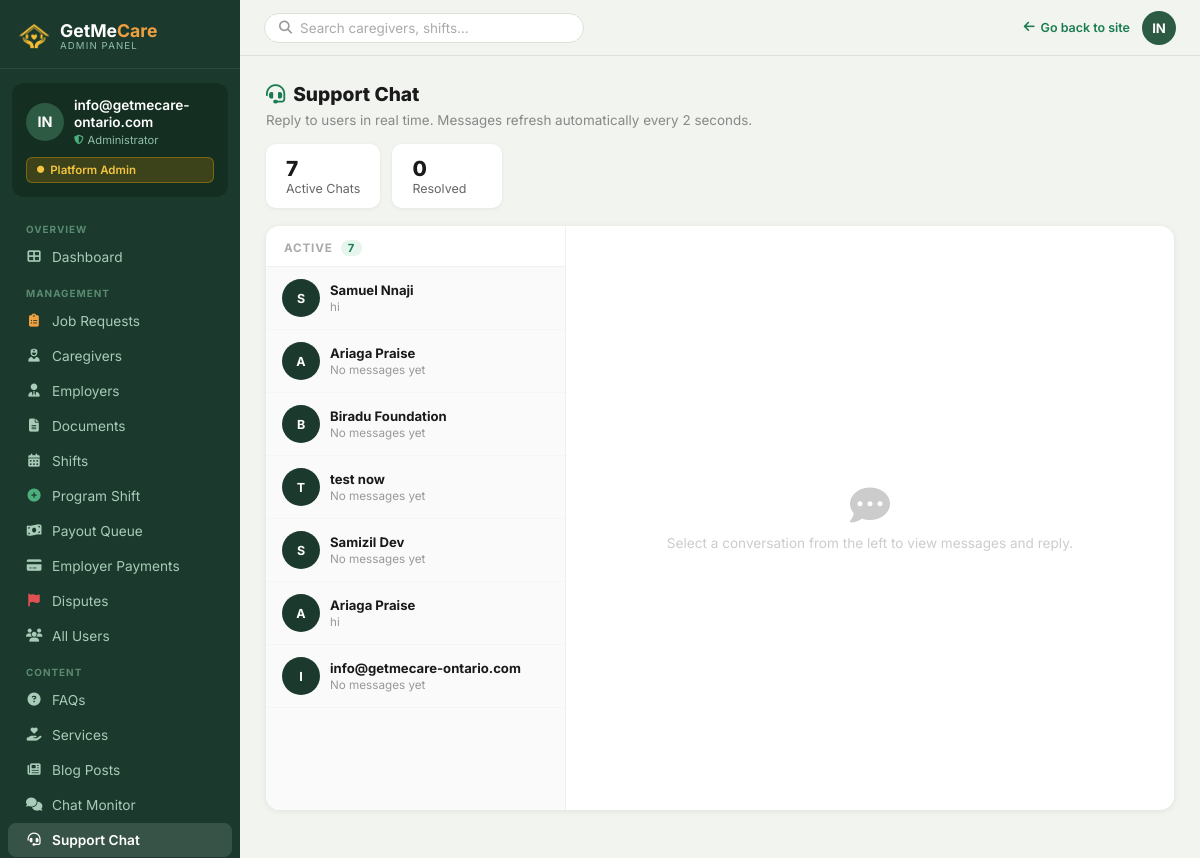
Page /chatbot/admin/support/ (signed in) on the committed database.
### Account/models.py (models this page shows, shortened)
class CustomUser(AbstractUser):
    EMPLOYER = 'employer'
    CAREGIVER = 'caregiver'
    ROLE_CHOICES = [
        (EMPLOYER, 'Employer / Family'),
        (CAREGIVER, 'Caregiver / PSW'),
    ]
    role = models.CharField(
        max_length=20,
        choices=ROLE_CHOICES,
        default=EMPLOYER,
    )
    phone = models.CharField(max_length=20, blank=True)
    @property
    def is_admin(self):
        return self.is_superuser or self.is_staff
    @property
    def is_employer(self):
        return self.role == self.EMPLOYER and not self.is_admin
    @property
    def is_caregiver(self):
        return self.role == self.CAREGIVER and not self.is_admin

### Chatbot/models.py (models this page shows, shortened)
class SupportChat(models.Model):
    user = models.ForeignKey(User, on_delete=models.CASCADE, related_name='support_chats')
    is_resolved = models.BooleanField(default=False)
    created_at = models.DateTimeField(auto_now_add=True)
    updated_at = models.DateTimeField(auto_now=True)
    class Meta:
        ordering = ['-updated_at']

class SupportMessage(models.Model):
    chat = models.ForeignKey(SupportChat, on_delete=models.CASCADE, related_name='messages')
    sender = models.ForeignKey(User, on_delete=models.CASCADE, related_name='support_messages')
    body = models.TextField()
    is_read = models.BooleanField(default=False)
    created_at = models.DateTimeField(auto_now_add=True)
    class Meta:
        ordering = ['created_at']

### Chatbot/views.py (the view)
# urls.py: path('admin/support/', views.admin_support, name='admin_support'),
@staff_member_required
def admin_support(request):
    chats = SupportChat.objects.filter(is_resolved=False).select_related('user').order_by('-updated_at')
    resolved = SupportChat.objects.filter(is_resolved=True).select_related('user').order_by('-updated_at')[:50]
    selected_chat = None
    chat_messages = []
    chat_id = request.GET.get('chat')
    if chat_id:
        selected_chat = get_object_or_404(SupportChat, pk=chat_id)
        chat_messages = selected_chat.messages.select_related('sender').all()
    return render(request, 'chat/admin-support.html', {
        'chats': chats,
        'resolved': resolved,
        'selected_chat': selected_chat,
        'chat_messages': chat_messages,
    })

### templates/chat/admin-support.html (shortened to what this page needs)
{% extends "AdminApp/base_admin.html" %}
{% block content %}
<div class="asc-page-title"><i class="fas fa-headset"></i> Support Chat</div>
<p class="asc-page-sub">Reply to users in real time. Messages refresh automatically every 2 seconds.</p>
<div class="asc-stats">
  <div class="asc-stat"><strong>{{ chats|length }}</strong> Active Chats</div>
  <div class="asc-stat"><strong>{{ resolved|length }}</strong> Resolved</div>
</div>
<div class="asc-grid">
  <div class="asc-sidebar tab-active" id="asc-sidebar">
    <div class="asc-sidebar-header">
      Active
      {% if chats %}<span class="asc-badge-count">{{ chats|length }}</span>{% endif %}
    </div>
    {% for chat in chats %}
    <a href="?chat={{ chat.pk }}"
       class="asc-conv-item {% if selected_chat and selected_chat.pk == chat.pk %}active{% endif %}">
      <div class="asc-conv-av">
        {% if chat.user.first_name %}{{ chat.user.first_name|first|upper }}{% else %}{{ chat.user.username|first|upper }}{% endif %}
      </div>
      <div class="asc-conv-info">
        <div class="asc-conv-name">{{ chat.user.get_full_name|default:chat.user.username }}</div>
        <div class="asc-conv-preview">
          {% with last=chat.messages.last %}
            {% if last %}{{ last.body|truncatechars:38 }}{% else %}No messages yet{% endif %}
          {% endwith %}
        </div>
      </div>
    </a>
    {% empty %}
    <div style="padding:30px 18px;text-align:center;color:#ccc;font-size:.82rem">
      <i class="fas fa-comment-slash" style="display:block;font-size:1.6rem;margin-bottom:8px;color:#ddd"></i>
      No active support chats
    </div>
    {% endfor %}
  </div>
  <div class="asc-main tab-active" id="asc-main">
    {% if selected_chat %}
    <div class="asc-main-header">
      <div class="asc-main-header-info">
        <h3>{{ selected_chat.user.get_full_name|default:selected_chat.user.username }}</h3>
        <p>
          {{ selected_chat.user.email }}
          &nbsp;·&nbsp; Started {{ selected_chat.created_at|date:"M d, Y" }}
          &nbsp;·&nbsp; {{ chat_messages|length }} message{{ chat_messages|length|pluralize }}
        </p>
      </div>
      {% if not selected_chat.is_resolved %}
      <form method="post" action="{% url 'admin_support_resolve' chat_id=selected_chat.pk %}"
            onsubmit="return confirm('Mark this conversation as resolved?')">
        {% csrf_token %}
        <button type="submit" class="asc-resolve-btn">
          <i class="fas fa-check-circle"></i> Resolve
        </button>
      </form>
      {% else %}
      <span class="asc-resolved-badge"><i class="fas fa-check-circle"></i> Resolved</span>
      {% endif %}
    </div>
    <div class="asc-messages" id="asc-msg-list">
      {% for msg in chat_messages %}
        {% include "chat/partials/support_message.html" with msg=msg me=request.user %}
      {% empty %}
        <div class="asc-empty" id="asc-no-msgs">
          <i class="fas fa-comment-dots"></i>
          <p>No messages in this conversation yet.</p>
        </div>
      {% endfor %}
    </div>
    {% if not selected_chat.is_resolved %}
    <div class="asc-input-bar">
      <form class="asc-form" id="asc-form" autocomplete="off">
        {% csrf_token %}
        <textarea id="asc-input" name="body" placeholder="Reply as admin…" rows="1" aria-label="Type your reply"></textarea>
        <button type="submit" class="asc-send-btn" aria-label="Send reply">
          <i class="fas fa-paper-plane"></i>
        </button>
      </form>
    </div>
    {% else %}
    <div style="padding:12px 18px;background:#f8faf7;border-top:1px solid #eee;text-align:center;font-size:.82rem;color:#aaa">
      <i class="fas fa-lock" style="margin-right:5px"></i>This conversation has been resolved.
    </div>
    {% endif %}
    <span id="asc-chat-id" style="display:none">{{ selected_chat.pk }}</span>
    <span id="asc-last-pk" style="display:none">{% if chat_messages %}{{ chat_messages.last.pk }}{% else %}0{% endif %}</span>
    <meta name="asc-csrf" content="{{ csrf_token }}">
    {% else %}
    <div class="asc-empty">
      <i class="fas fa-comment-dots"></i>
      <p>Select a conversation from the left to view messages and reply.</p>
    </div>
    {% endif %}
  </div>
</div>
{% endblock %}

### templates/AdminApp/base_admin.html (shortened to what this page needs)
{% load static %}
<!doctype html>
<html lang="en">
<head>
  <link rel="stylesheet" href="https://cdnjs.cloudflare.com/ajax/libs/font-awesome/6.4.0/css/all.min.css"/>
</head>
<body>
<aside class="adm-sidebar" id="adm-sidebar">
  <div class="adm-logo">
    <a href="{% url 'home' %}">
      <img src="{% static 'Caregiver/images/sitelog.png' %}" alt="GetMeCare Ontario logo" style="width:32px;height:32px;object-fit:contain;filter:brightness(0) saturate(100%) invert(72%) sepia(60%) saturate(600%) hue-rotate(345deg) brightness(105%) contrast(95%)">
      <div>
        <div class="adm-logo-name">GetMe<span style="color:#F0A040">Care</span></div>
        <div class="adm-logo-sub">Admin Panel</div>
      </div>
    </a>
  </div>
  <div class="adm-profile">
    <div class="adm-profile-row">
      <div class="adm-av">{% if request.user.first_name %}{{ request.user.first_name|first|upper }}{{ request.user.last_name|first|upper }}{% else %}{{ request.user.username|slice:":2"|upper }}{% endif %}</div>
      <div>
        <div class="adm-av-name">{{ request.user.get_full_name|default:request.user.username }}</div>
        <div class="adm-av-role"><i class="fas fa-shield-alt" style="color:#4caf7d;font-size:.6rem;"></i> Administrator</div>
      </div>
    </div>
    <div class="adm-badge"><i class="fas fa-circle" style="font-size:.45rem;"></i> Platform Admin</div>
  </div>
  <div class="adm-nav">
    <div class="adm-nav-section">Overview</div>
    <a href="{% url 'AdminApp:dashboard' %}" {% if request.resolver_match.url_name == 'dashboard' %}class="active"{% endif %}>
      <i class="fas fa-th-large"></i> Dashboard
    </a>
    <div class="adm-nav-section">Management</div>
    <a href="{% url 'AdminApp:job_requests' %}" {% if request.resolver_match.url_name in 'job_requests,job_request_matches,admin_create_39_payment_link' %}class="active"{% endif %}>
      <i class="fas fa-clipboard-list" style="color:#f0a040"></i> Job Requests
    </a>
    <a href="{% url 'AdminApp:manage_caregivers' %}" {% if request.resolver_match.url_name == 'manage_caregivers' %}class="active"{% endif %}>
      <i class="fas fa-user-nurse"></i> Caregivers
    </a>
    <a href="{% url 'AdminApp:manage_employers' %}" {% if request.resolver_match.url_name == 'manage_employers' %}class="active"{% endif %}>
      <i class="fas fa-user-tie"></i> Employers
    </a>
    <a href="{% url 'AdminApp:review_documents' %}" {% if request.resolver_match.url_name == 'review_documents' %}class="active"{% endif %}>
      <i class="fas fa-file-alt"></i> Documents
    </a>
    <a href="{% url 'AdminApp:manage_shifts' %}" {% if request.resolver_match.url_name == 'manage_shifts' %}class="active"{% endif %}>
      <i class="fas fa-calendar-alt"></i> Shifts
    </a>
    <a href="{% url 'AdminApp:program_shift' %}" {% if request.resolver_match.url_name == 'program_shift' %}class="active"{% endif %}>
      <i class="fas fa-plus-circle" style="color:#4caf7d"></i> Program Shift
    </a>
    <a href="{% url 'AdminApp:payout_queue' %}" {% if request.resolver_match.url_name == 'payout_queue' %}class="active"{% endif %}>
      <i class="fas fa-money-bill-wave"></i> Payout Queue
    </a>
    <a href="{% url 'AdminApp:employer_payments' %}" {% if request.resolver_match.url_name == 'employer_payments' %}class="active"{% endif %}>
      <i class="fas fa-credit-card"></i> Employer Payments
    </a>
    <a href="{% url 'AdminApp:dispute_list' %}" {% if request.resolver_match.url_name == 'dispute_list' or request.resolver_match.url_name == 'dispute_detail' %}class="active"{% endif %}>
      <i class="fas fa-flag" style="color:#e05252"></i> Disputes
    </a>
    <a href="{% url 'AdminApp:manage_users' %}" {% if request.resolver_match.url_name == 'manage_users' %}class="active"{% endif %}>
      <i class="fas fa-users"></i> All Users
    </a>
    <div class="adm-nav-section">Content</div>
    <a href="{% url 'AdminApp:faq_list' %}" {% if request.resolver_match.url_name == 'faq_list' or request.resolver_match.url_name == 'faq_add' or request.resolver_match.url_name == 'faq_edit' %}class="active"{% endif %}>
      <i class="fas fa-question-circle"></i> FAQs
    </a>
    <a href="{% url 'AdminApp:service_list' %}" {% if request.resolver_match.url_name == 'service_list' or request.resolver_match.url_name == 'service_add' or request.resolver_match.url_name == 'service_edit' %}class="active"{% endif %}>
      <i class="fas fa-hand-holding-heart"></i> Services
    </a>
    <a href="{% url 'AdminApp:blog_list' %}" {% if request.resolver_match.url_name == 'blog_list' or request.resolver_match.url_name == 'blog_add' or request.resolver_match.url_name == 'blog_edit' %}class="active"{% endif %}>
      <i class="fas fa-newspaper"></i> Blog Posts
    </a>
    <a href="{% url 'admin_chat_monitor' %}" {% if request.resolver_match.url_name == 'admin_chat_monitor' %}class="active"{% endif %}>
      <i class="fas fa-comments"></i> Chat Monitor
    </a>
    <a href="{% url 'admin_support' %}" {% if request.resolver_match.url_name == 'admin_support' %}class="active"{% endif %}>
      <i class="fas fa-headset"></i> Support Chat
    </a>
  </div>
</aside>
<div class="adm-topbar">
  <form method="get" action="" class="adm-search-bar-wrap" style="flex:1;max-width:320px;">
    <div class="adm-search">
      <i class="fas fa-search"></i>
      <input type="text" name="q" placeholder="Search caregivers, shifts…" value="{{ request.GET.q|default:'' }}">
    </div>
  </form>
  <div class="adm-topbar-right" style="display:flex;align-items:center;gap:12px;margin-left:auto;">
    <a href="{% url 'home' %}" class="adm-back">
      <i class="fas fa-arrow-left"></i> Go back to site
    </a>
    <div class="adm-topbar-av">{% if request.user.first_name %}{{ request.user.first_name|first|upper }}{{ request.user.last_name|first|upper }}{% else %}{{ request.user.username|slice:":2"|upper }}{% endif %}</div>
  </div>
</div>
<main class="adm-main">
  <div class="adm-content">
    {% block content %}{% endblock %}
  </div>
</main>
  </body>
</html>

### rows in the picture
CustomUser: user.username "IN", user.get_full_name "info@getmecare-ontario.com"
SupportChat: user.first_name|first "S", user.get_full_name "Samuel Nnaji", messages.last.body "hi"
SupportChat: user.first_name|first "A", user.get_full_name "Ariaga Praise", shows "No messages yet"
SupportChat: user.first_name|first "B", user.get_full_name "Biradu Foundation", shows "No messages yet"
SupportChat: user.first_name|first "T", user.get_full_name "test now", shows "No messages yet"
SupportChat: user.first_name|first "S", user.get_full_name "Samizil Dev", shows "No messages yet"
SupportChat: user.first_name|first "A", user.get_full_name "Ariaga Praise", messages.last.body "hi"
SupportChat: user.username|first "I", user.get_full_name "info@getmecare-ontario.com", shows "No messages yet"

### other values in the picture
{{ chats|length }} "7"
{{ resolved|length }} "0"
